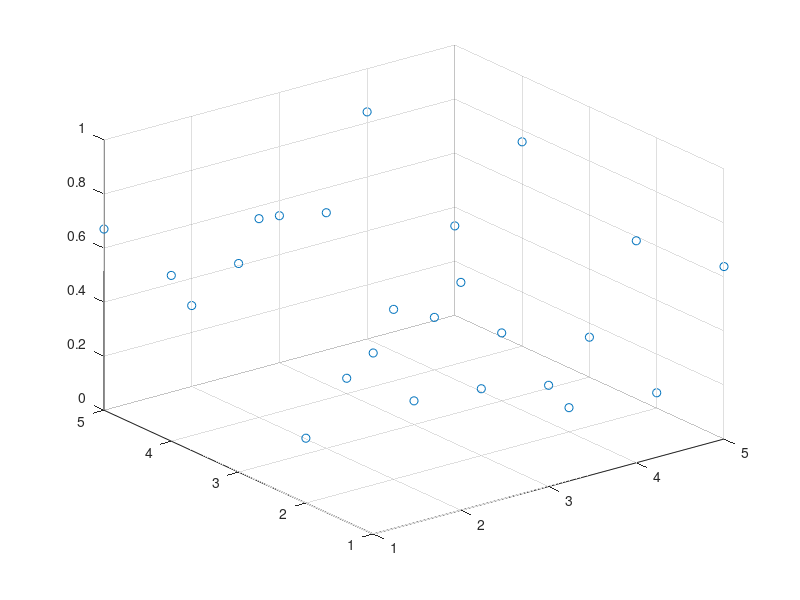

Write the MATLAB code that produced this figure. (Note: this script raises an error after producing the figure.)
l=0;
B=ones(5,5)                                                                 %Background field

for a=1:1:5
    
       for b=1:1:5
           l=l+1;
           A(a,b)=rand;                                                     %potential seed function
           position(l,1)=a;
           position(l,2)=b;
       end
end     


for t=0:pi/4:2*pi  
    l=0;
   for j=1:1:5
       for k=1:1:5
         l=l+1;
         particlex=sin(t)+2;                                                %particle motion in x-direction
         particley=cos(t)+2;                                                %particle motion in y-direction
         fprintf('%f',t);
         potentialt=(0.9)*A(j,k)+0.0001*(rand-0.5)
         A(j,k)=potentialt;                                                 %potential at each grid point
         position(l,3)=potentialt;
       end
  
   end
  
   scatter3(position(:,1),position(:,2),position(:,3));
        sf=fit([position(:,1), position(:,2)], position(:,3), 'thinplateinterp');    %fits surface to potential
        plot(sf,[position(:,1), position(:,2)], position(:,3));
        [fj, fk] = differentiate(sf, [j, k])                              %Electric field calculated as derivative of potential
        E=-[fj, fk]
end




